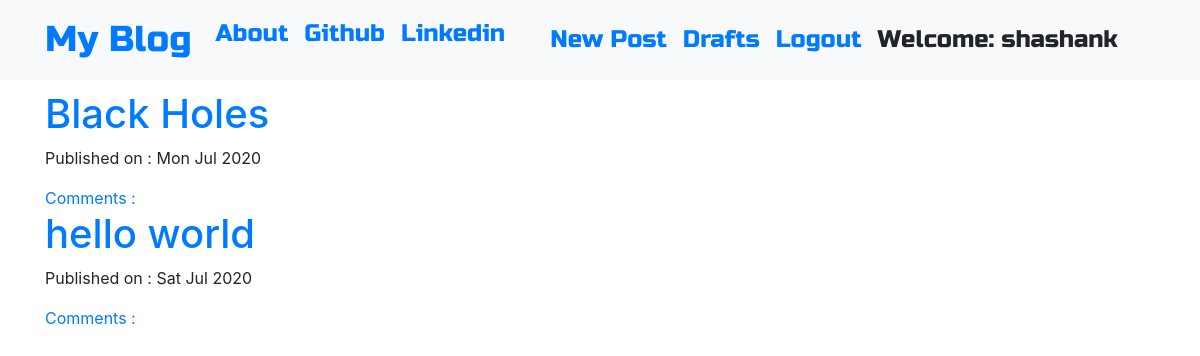
The app's page / (signed in) with its own data.
### blog/models.py (models this page shows, shortened)
class Post(models.Model):
    author=models.ForeignKey('auth.user',on_delete=models.CASCADE)
    title=models.CharField(max_length=200)
    text=models.TextField()
    create_date=models.DateTimeField(default=timezone.now())
    published_date=models.DateTimeField(blank=True,null=True)

### blog/views.py (the view)
# urls.py: path('',views.PostListView.as_view(),name='post_list'),
class PostListView(ListView):
    model=Post
    def get_queryset(self):
        return Post.objects.filter(published_date__lte=timezone.now()).order_by('-published_date')

### blog/templates/blog/post_list.html
{% extends 'blog/base.html' %}
{% block body_block %}
<div class="centerstage">
  {% for post in post_list %}
   <div class="post">
     <h1><a href="{% url 'post_detail' pk=post.pk %}">{{ post.title }} </a></h1>
     <div class="date">
       <p>Published on : {{ post.published_date|date:"D M Y"}}</p>
     </div>
     <a href="{% url "post_detail" pk=post.pk %}">Comments : {{ post.approved_comments.count }}</a>
   </div>
  {% endfor %}
</div>
{% endblock %}

### blog/templates/blog/base.html (shortened to what this page needs)
<!DOCTYPE html>
{% load static %}
<html lang="en" dir="ltr">
  <head>
    <link rel="stylesheet" href="https://stackpath.bootstrapcdn.com/bootstrap/4.5.0/css/bootstrap.min.css">
    <link rel="stylesheet" href="//cdn.jsdelivr.net/npm/medium-editor@latest/dist/css/medium-editor.min.css" type="text/css" media="screen" charset="utf-8">
    <link rel="stylesheet" href="{% static 'css/blog.css'%}">
    <link rel="stylesheet" href="https://use.fontawesome.com/releases/v5.7.0/css/all.css">
  </head>
  <body class='loader'>
    <nav class="navbar navbar-expand-lg  bg-light techfont custom-navbar">
      <div class="container">
        <ul class=" navbar-nav mr-auto">
        <li class="nav-item active"><a class='navbar-brand bigbrand' href="{% url 'post_list' %}">My Blog</a></li>
        <li class="nav-item"><a class="nav-link" href="{% url 'about' %}">About</a></li>
        <br>
        <li class="nav-item"><a class="nav-link" href="https://github.com/">Github</a></li>
        <br>
        <li class="nav-item"><a class="nav-link" href="https://linkedin.com/">Linkedin</a></li>
      </ul>
    <ul class=" navbar-nav mr-auto">
    {% if user.is_authenticated %}
      <li class="nav-item">
         <a class="nav-link" href="{% url "post_new" %}">New Post </a>
      </li>
      <li class="nav-item">
         <a class="nav-link" href="{% url "post_draft_list" %}">Drafts </a>
      </li>
      <li class="nav-item">
         <a class="nav-link" href="{% url "logout" %}">Logout </a>
      </li>
      <li class="nav-item">
         <a class="nav-link">Welcome: {{ user.username }}</a>
      </li>
    {% else %}
    <li class="nav-item">
       <a class="nav-link" href="{% url "login" %}">Login</a>
    </li>
    {% endif %}
    </ul>
    </div>
  </nav>
    <div class="container">
      <div class="row">
        <div class="col-md-8">
          <div class="blog_post">
            {% block body_block %}
            {% endblock %}
          </div>
        </div>
      </div>
    </div>
  </body>
</html>

### blog/static/css/blog.css (style rules this page uses)
.techfont { font-family: 'Russo One',sans-serif; font-size: 1.5em; margin-bottom: 10px; }
.centerstage { margin-left: auto; margin-right: auto; }
.bigbrand { font-size: 1.5em; }
.loader { filter:hue-rotate(0deg); color:linear-gradient(45deg,#0f8,#08f); animation:hue 10000ms infinite linear; }

### records on screen
Post: title "Black Holes", published_date "Mon Jul 2020"
Post: title "hello world", published_date "Sat Jul 2020"

### other values on screen
{{ user.username }} "shashank"
